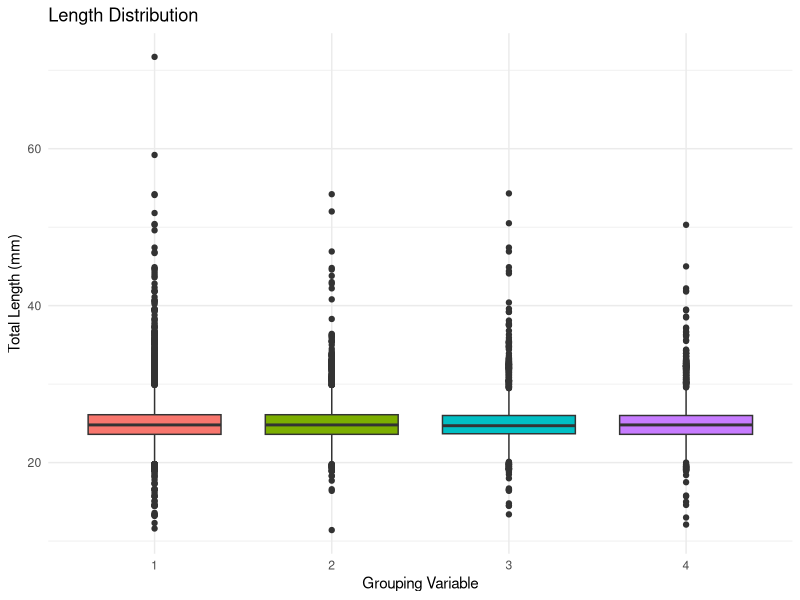
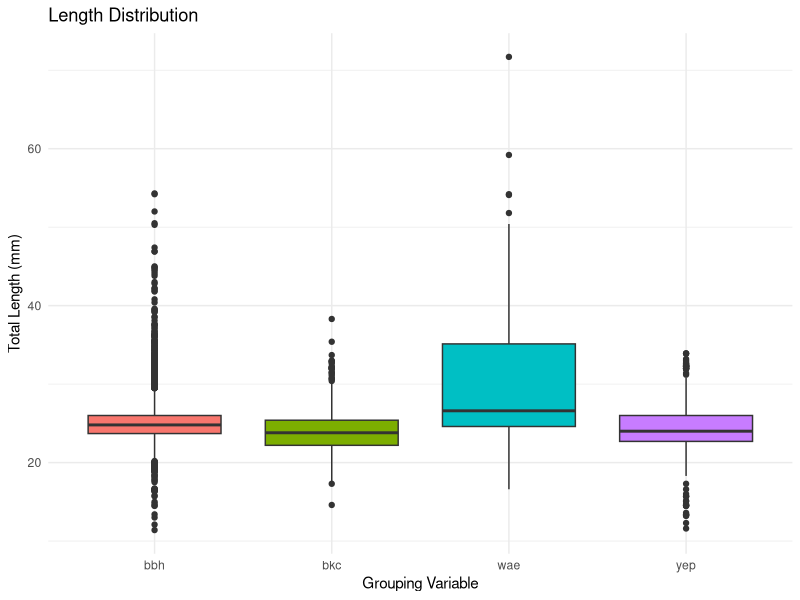
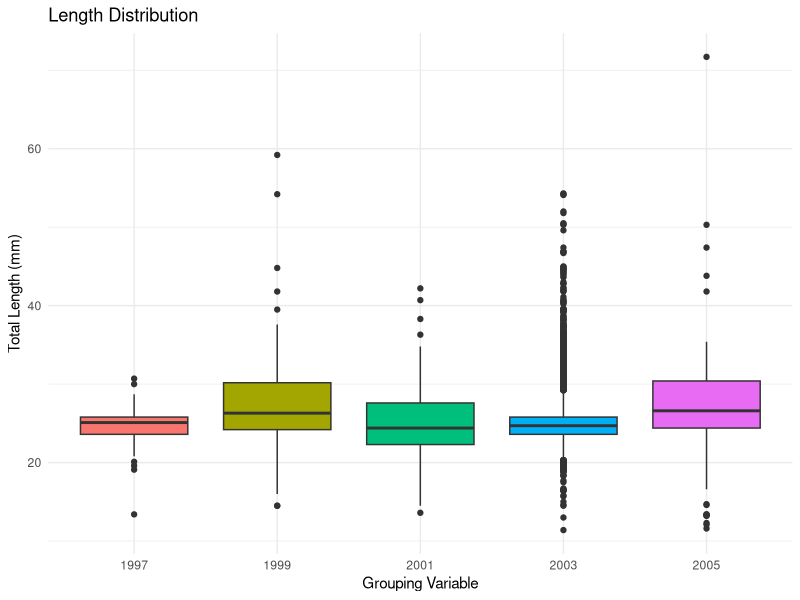
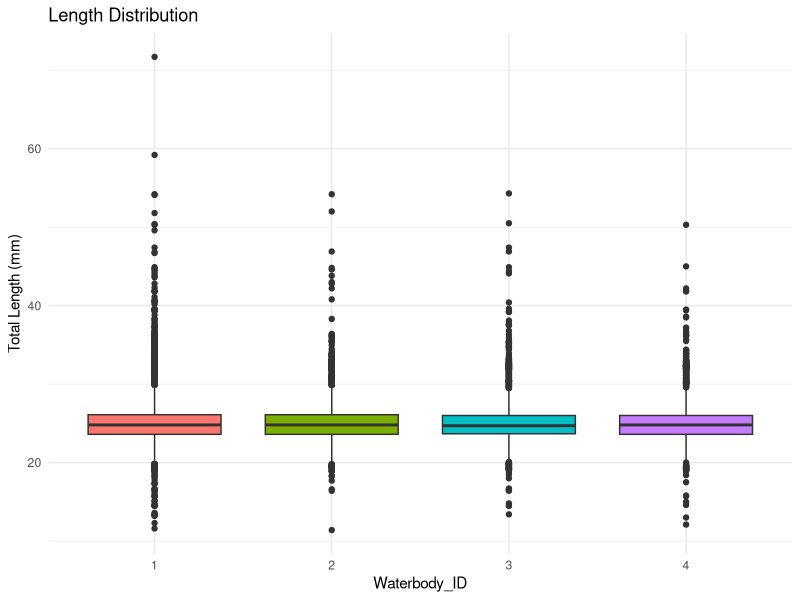
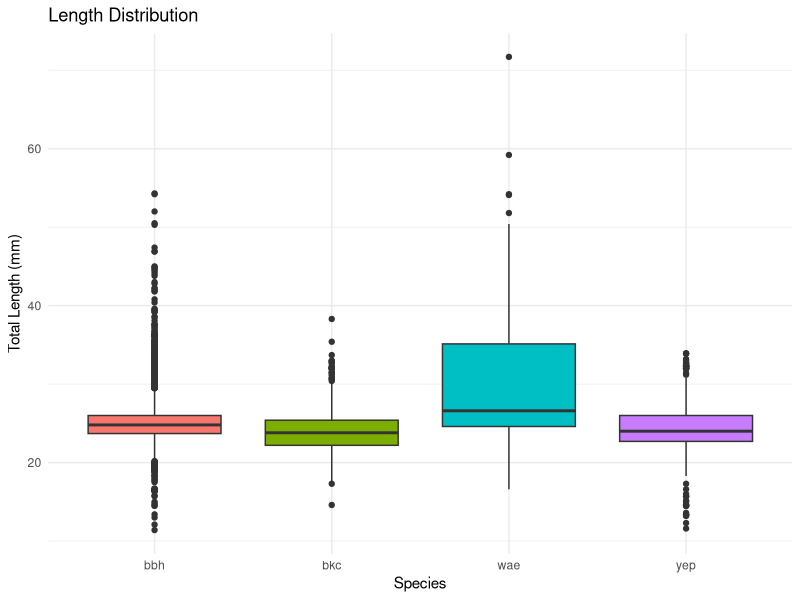
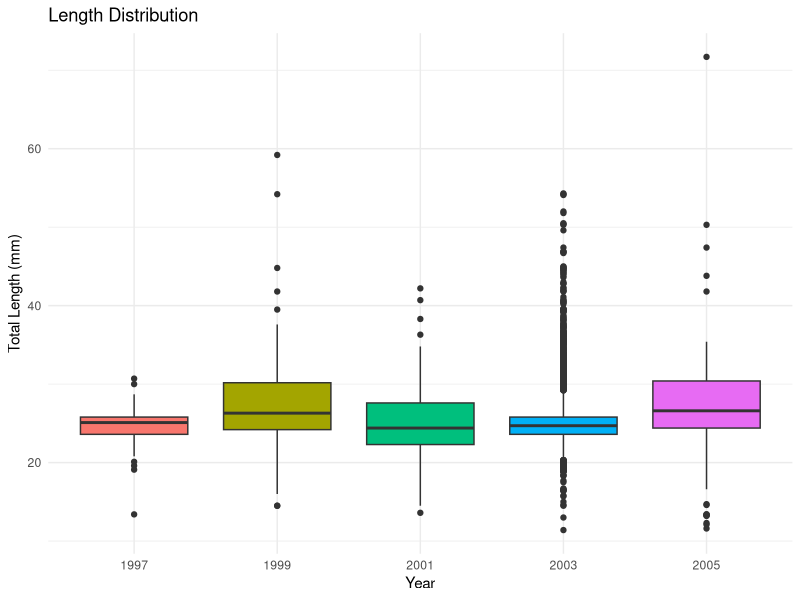
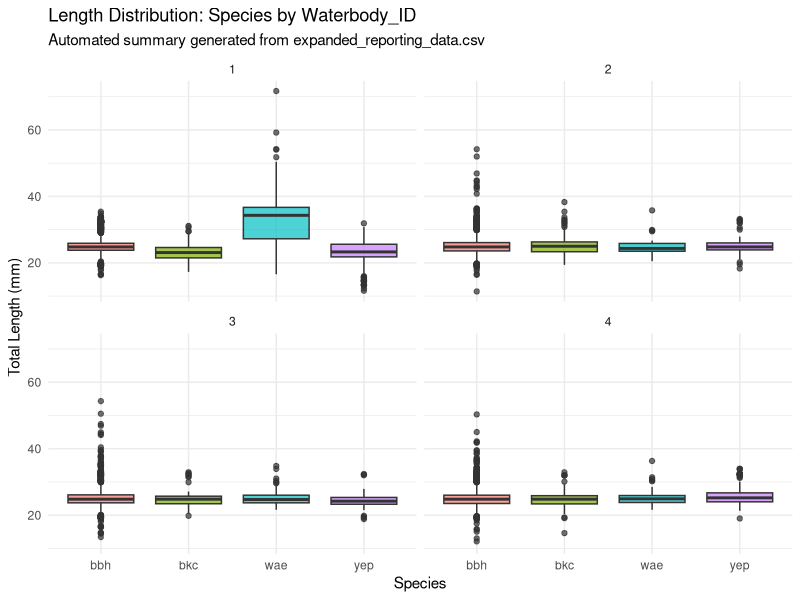
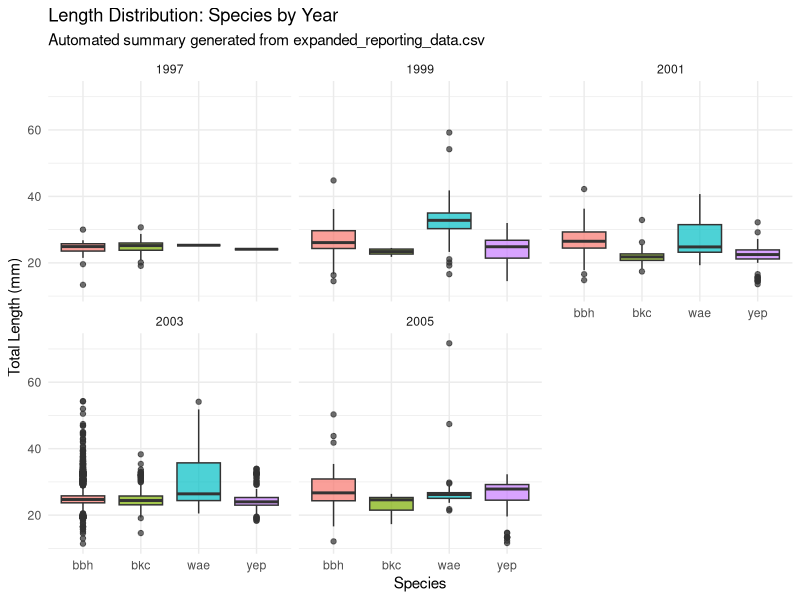

Here is the R script that generated these plots, in order:
## ---- chunk 1
function_name <- function(argument1, argument2) { #1. Arguments
result <- argument1 + argument2 #2. Body
return(result) } #Return Value (Output)

function_name(2, 2)
## ---- chunk 2
#| label: Loading packages and example data
#| message: false #notice that console messages are muted from the report for this code chunk
library(tidyverse)
fish_data <- read.csv("expanded_reporting_data.csv")
## ---- chunk 3
# Define the function
summarize_fish_stats <- function(df, group_var) {
  
  summary_table <- df %>%
    group_by({{ group_var }}) %>%
    summarise(
      count = n(),
      min_length = min(Total_Length, na.rm = TRUE),
      avg_length = mean(Total_Length, na.rm = TRUE),
      max_length = max(Total_Length, na.rm = TRUE)
    ) %>%
    arrange(desc(avg_length))
  
  return(summary_table)
}
## ---- chunk 4
# Summarize by Species
summarize_fish_stats(fish_data, Species)

# Summarize by Year
summarize_fish_stats(fish_data, Year)

# Summarize by Waterbody
summarize_fish_stats(fish_data, Waterbody_ID)
## ---- chunk 5
plot_fish_lengths <- function(df, group_var) {
  
  p <- ggplot(df, aes(x = factor({{ group_var }}), y = Total_Length, fill = factor({{ group_var }}))) +
    geom_boxplot() +
    labs(title = "Length Distribution", x = "Grouping Variable", y = "Total Length (mm)") +
    theme_minimal() +
    guides(fill = "none")
  
  return(p)
}

# Test it:
plot_fish_lengths(fish_data, Waterbody_ID)

# Test it:
plot_fish_lengths(fish_data, Species)

# Test it:
plot_fish_lengths(fish_data, Year)
## ---- chunk 6
plot_fish_lengths <- function(df, group_var) {
  
  var_name <- rlang::as_label(rlang::enquo(group_var))
  
  p <- ggplot(df, aes(x = factor({{ group_var }}), y = Total_Length, fill = factor({{ group_var }}))) +
    geom_boxplot() +
    labs(title = "Length Distribution", x = var_name, y = "Total Length (mm)") +
    theme_minimal() +
    guides(fill = "none")
  
  return(p)
}

# Test it:
plot_fish_lengths(fish_data, Waterbody_ID)

# Test it:
plot_fish_lengths(fish_data, Species)

# Test it:
plot_fish_lengths(fish_data, Year)
## ---- chunk 7
plot_fish_comparison <- function(df, group_var, facet_var) {
  
  # 1. Capture labels for both variables
  x_lab <- rlang::as_label(rlang::enquo(group_var))
  f_lab <- rlang::as_label(rlang::enquo(facet_var))
  
  # 2. Build the plot
  p <- ggplot(df, aes(x = factor({{ group_var }}), 
                      y = Total_Length, 
                      fill = factor({{ group_var }}))) +
    geom_boxplot(alpha = 0.7) +
    # Use vars() to wrap the injected facet variable
    facet_wrap(vars({{ facet_var }})) + 
    labs(
      title = paste("Length Distribution:", x_lab, "by", f_lab),
      subtitle = "Automated summary generated from expanded_reporting_data.csv",
      x = x_lab,
      y = "Total Length (mm)"
    ) +
    theme_minimal() +
    theme(legend.position = "none")
  
  return(p)
}

# --- Example Use Cases ---

# Example A: Species length distribution within each Waterbody
plot_fish_comparison(fish_data, Species, Waterbody_ID)

# Example B: Species length distribution across different Years
plot_fish_comparison(fish_data, Species, Year)

# Example C: Waterbody differences for each Species
plot_fish_comparison(fish_data, Waterbody_ID, Species)
## ---- chunk 8
get_site_summary <- function(df, site_num) {
  
  summary <- df %>%
    # Use site_num directly because it is a value (e.g., 2), not a column name
    filter(Waterbody_ID == site_num) %>%
    group_by(Species) %>%
    summarise(
      n_fish = n(),
      avg_len = mean(Total_Length, na.rm = TRUE)
    )
  
  return(summary)
}

# Test
get_site_summary(fish_data, 1)

# Test
get_site_summary(fish_data, 3)
## ---- chunk 9
# This is an R code chunk
plot(1:10)
